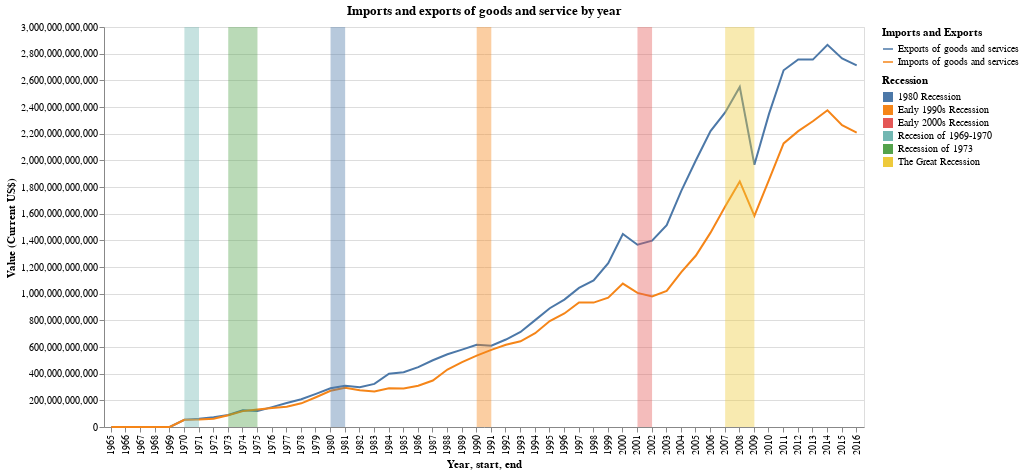

Notebook source saved alongside this figure:
### Code cell
tdmk = alt.Chart(df_melted).mark_line().encode(
    x='Year:O',
    y='Value (Current US$)',
    color=alt.Color('Imports and Exports', legend=alt.Legend(title='Imports and Exports'))
    #tooltip=['Item1', 'Item2', 'Item3', 'Item4']
).properties(
    title='Imports and exports of goods and service by year',
    width=760,
    height=400,
)#.interactive()

(tdmk + highlight).resolve_scale(color='independent')

### Figure 1 — Vega-Lite specification as saved in the notebook (floating-point values rounded to 4 significant figures)
{"config": {"view": {"continuousWidth": 400, "continuousHeight": 300}}, "layer": [{"data": {"name": "data-387a40ea843cc254ee539cbaeaed2f1e"}, "mark": "line", "encoding": {"color": {"type": "nominal", "field": "Imports and Exports", "legend": {"title": "Imports and Exports"}}, "x": {"type": "ordinal", "field": "Year"}, "y": {"type": "quantitative", "field": "Value (Current US$)"}}, "height": 400, "title": "Imports and exports of goods and service by year", "width": 760}, {"data": {"name": "data-f5cc22f93bf4d27ad69505d742025099"}, "mark": {"type": "rect", "fillOpacity": 0.4}, "encoding": {"color": {"type": "nominal", "field": "event", "legend": {"title": "Recession"}}, "x": {"type": "ordinal", "field": "start"}, "x2": {"field": "end"}}}], "resolve": {"scale": {"color": "independent"}}, "$schema": "https://vega.github.io/schema/vega-lite/v4.0.0.json", "datasets": {"data-387a40ea843cc254ee539cbaeaed2f1e": [{"Year": 1965, "Imports and Exports": "Exports of goods and services", "Value (Current US$)": 0.0}, {"Year": 1966, "Imports and Exports": "Exports of goods and services", "Value (Current US$)": 0.0}, {"Year": 1967, "Imports and Exports": "Exports of goods and services", "Value (Current US$)": 0.0}, {"Year": 1968, "Imports and Exports": "Exports of goods and services", "Value (Current US$)": 0.0}, {"Year": 1969, "Imports and Exports": "Exports of goods and services", "Value (Current US$)": 0.0}, {"Year": 1970, "Imports and Exports": "Exports of goods and services", "Value (Current US$)": 54510000000.0}, {"Year": 1971, "Imports and Exports": "Exports of goods and services", "Value (Current US$)": 61150000000.0}, {"Year": 1972, "Imports and Exports": "Exports of goods and services", "Value (Current US$)": 72850000000.0}, {"Year": 1973, "Imports and Exports": "Exports of goods and services", "Value (Current US$)": 89590000000.0}, {"Year": 1974, "Imports and Exports": "Exports of goods and services", "Value (Current US$)": 125500000000.0}, {"Year": 1975, "Imports and Exports": "Exports of goods and services", "Value (Current US$)": 120400000000.0}, {"Year": 1976, "Imports and Exports": "Exports of goods and services", "Value (Current US$)": 149100000000.0}, {"Year": 1977, "Imports and Exports": "Exports of goods and services", "Value (Current US$)": 179500000000.0}, {"Year": 1978, "Imports and Exports": "Exports of goods and services", "Value (Current US$)": 207700000000.0}, {"Year": 1979, "Imports and Exports": "Exports of goods and services", "Value (Current US$)": 248200000000.0}, {"Year": 1980, "Imports and Exports": "Exports of goods and services", "Value (Current US$)": 290700000000.0}, {"Year": 1981, "Imports and Exports": "Exports of goods and services", "Value (Current US$)": 310000000000.0}, {"Year": 1982, "Imports and Exports": "Exports of goods and services", "Value (Current US$)": 298700000000.0}, {"Year": 1983, "Imports and Exports": "Exports of goods and services", "Value (Current US$)": 323200000000.0}, {"Year": 1984, "Imports and Exports": "Exports of goods and services", "Value (Current US$)": 399300000000.0}, {"Year": 1985, "Imports and Exports": "Exports of goods and services", "Value (Current US$)": 410100000000.0}, {"Year": 1986, "Imports and Exports": "Exports of goods and services", "Value (Current US$)": 448600000000.0}, {"Year": 1987, "Imports and Exports": "Exports of goods and services", "Value (Current US$)": 500500000000.0}, {"Year": 1988, "Imports and Exports": "Exports of goods and services", "Value (Current US$)": 545800000000.0}, {"Year": 1989, "Imports and Exports": "Exports of goods and services", "Value (Current US$)": 580200000000.0}, {"Year": 1990, "Imports and Exports": "Exports of goods and services", "Value (Current US$)": 616100000000.0}, {"Year": 1991, "Imports and Exports": "Exports of goods and services", "Value (Current US$)": 609500000000.0}, {"Year": 1992, "Imports and Exports": "Exports of goods and services", "Value (Current US$)": 656100000000.0}, {"Year": 1993, "Imports and Exports": "Exports of goods and services", "Value (Current US$)": 713200000000.0}, {"Year": 1994, "Imports and Exports": "Exports of goods and services", "Value (Current US$)": 801800000000.0}, {"Year": 1995, "Imports and Exports": "Exports of goods and services", "Value (Current US$)": 890800000000.0}, {"Year": 1996, "Imports and Exports": "Exports of goods and services", "Value (Current US$)": 955700000000.0}, {"Year": 1997, "Imports and Exports": "Exports of goods and services", "Value (Current US$)": 1043000000000.0}, {"Year": 1998, "Imports and Exports": "Exports of goods and services", "Value (Current US$)": 1099000000000.0}, {"Year": 1999, "Imports and Exports": "Exports of goods and services", "Value (Current US$)": 1228000000000.0}, {"Year": 2000, "Imports and Exports": "Exports of goods and services", "Value (Current US$)": 1448000000000.0}, {"Year": 2001, "Imports and Exports": "Exports of goods and services", "Value (Current US$)": 1367000000000.0}, {"Year": 2002, "Imports and Exports": "Exports of goods and services", "Value (Current US$)": 1398000000000.0}, {"Year": 2003, "Imports and Exports": "Exports of goods and services", "Value (Current US$)": 1514000000000.0}, {"Year": 2004, "Imports and Exports": "Exports of goods and services", "Value (Current US$)": 1771000000000.0}, {"Year": 2005, "Imports and Exports": "Exports of goods and services", "Value (Current US$)": 2000000000000.0}, {"Year": 2006, "Imports and Exports": "Exports of goods and services", "Value (Current US$)": 2219000000000.0}, {"Year": 2007, "Imports and Exports": "Exports of goods and services", "Value (Current US$)": 2359000000000.0}, {"Year": 2008, "Imports and Exports": "Exports of goods and services", "Value (Current US$)": 2550000000000.0}, {"Year": 2009, "Imports and Exports": "Exports of goods and services", "Value (Current US$)": 1967000000000.0}, {"Year": 2010, "Imports and Exports": "Exports of goods and services", "Value (Current US$)": 2348000000000.0}, {"Year": 2011, "Imports and Exports": "Exports of goods and services", "Value (Current US$)": 2676000000000.0}, {"Year": 2012, "Imports and Exports": "Exports of goods and services", "Value (Current US$)": 2756000000000.0}, {"Year": 2013, "Imports and Exports": "Exports of goods and services", "Value (Current US$)": 2755000000000.0}, {"Year": 2014, "Imports and Exports": "Exports of goods and services", "Value (Current US$)": 2866000000000.0}, {"Year": 2015, "Imports and Exports": "Exports of goods and services", "Value (Current US$)": 2764000000000.0}, {"Year": 2016, "Imports and Exports": "Exports of goods and services", "Value (Current US$)": 2713000000000.0}, {"Year": 1965, "Imports and Exports": "Imports of goods and services", "Value (Current US$)": 0.0}, {"Year": 1966, "Imports and Exports": "Imports of goods and services", "Value (Current US$)": 0.0}, {"Year": 1967, "Imports and Exports": "Imports of goods and services", "Value (Current US$)": 0.0}, {"Year": 1968, "Imports and Exports": "Imports of goods and services", "Value (Current US$)": 0.0}, {"Year": 1969, "Imports and Exports": "Imports of goods and services", "Value (Current US$)": 0.0}, {"Year": 1970, "Imports and Exports": "Imports of goods and services", "Value (Current US$)": 53900000000.0}, {"Year": 1971, "Imports and Exports": "Imports of goods and services", "Value (Current US$)": 56110000000.0}, {"Year": 1972, "Imports and Exports": "Imports of goods and services", "Value (Current US$)": 62730000000.0}, {"Year": 1973, "Imports and Exports": "Imports of goods and services", "Value (Current US$)": 88450000000.0}, {"Year": 1974, "Imports and Exports": "Imports of goods and services", "Value (Current US$)": 119100000000.0}, {"Year": 1975, "Imports and Exports": "Imports of goods and services", "Value (Current US$)": 130400000000.0}, {"Year": 1976, "Imports and Exports": "Imports of goods and services", "Value (Current US$)": 142300000000.0}, {"Year": 1977, "Imports and Exports": "Imports of goods and services", "Value (Current US$)": 151900000000.0}, {"Year": 1978, "Imports and Exports": "Imports of goods and services", "Value (Current US$)": 177500000000.0}, {"Year": 1979, "Imports and Exports": "Imports of goods and services", "Value (Current US$)": 223300000000.0}, {"Year": 1980, "Imports and Exports": "Imports of goods and services", "Value (Current US$)": 271800000000.0}, {"Year": 1981, "Imports and Exports": "Imports of goods and services", "Value (Current US$)": 294300000000.0}, {"Year": 1982, "Imports and Exports": "Imports of goods and services", "Value (Current US$)": 275200000000.0}, {"Year": 1983, "Imports and Exports": "Imports of goods and services", "Value (Current US$)": 266000000000.0}, {"Year": 1984, "Imports and Exports": "Imports of goods and services", "Value (Current US$)": 291000000000.0}, {"Year": 1985, "Imports and Exports": "Imports of goods and services", "Value (Current US$)": 289000000000.0}, {"Year": 1986, "Imports and Exports": "Imports of goods and services", "Value (Current US$)": 310000000000.0}, {"Year": 1987, "Imports and Exports": "Imports of goods and services", "Value (Current US$)": 348900000000.0}, {"Year": 1988, "Imports and Exports": "Imports of goods and services", "Value (Current US$)": 431100000000.0}, {"Year": 1989, "Imports and Exports": "Imports of goods and services", "Value (Current US$)": 487100000000.0}, {"Year": 1990, "Imports and Exports": "Imports of goods and services", "Value (Current US$)": 535300000000.0}, {"Year": 1991, "Imports and Exports": "Imports of goods and services", "Value (Current US$)": 578300000000.0}, {"Year": 1992, "Imports and Exports": "Imports of goods and services", "Value (Current US$)": 616900000000.0}, {"Year": 1993, "Imports and Exports": "Imports of goods and services", "Value (Current US$)": 642900000000.0}, {"Year": 1994, "Imports and Exports": "Imports of goods and services", "Value (Current US$)": 703300000000.0}, {"Year": 1995, "Imports and Exports": "Imports of goods and services", "Value (Current US$)": 794400000000.0}, {"Year": 1996, "Imports and Exports": "Imports of goods and services", "Value (Current US$)": 851600000000.0}, {"Year": 1997, "Imports and Exports": "Imports of goods and services", "Value (Current US$)": 934500000000.0}, {"Year": 1998, "Imports and Exports": "Imports of goods and services", "Value (Current US$)": 933200000000.0}, {"Year": 1999, "Imports and Exports": "Imports of goods and services", "Value (Current US$)": 969900000000.0}, {"Year": 2000, "Imports and Exports": "Imports of goods and services", "Value (Current US$)": 1075000000000.0}, {"Year": 2001, "Imports and Exports": "Imports of goods and services", "Value (Current US$)": 1006000000000.0}, {"Year": 2002, "Imports and Exports": "Imports of goods and services", "Value (Current US$)": 978700000000.0}, {"Year": 2003, "Imports and Exports": "Imports of goods and services", "Value (Current US$)": 1020000000000.0}, {"Year": 2004, "Imports and Exports": "Imports of goods and services", "Value (Current US$)": 1162000000000.0}, {"Year": 2005, "Imports and Exports": "Imports of goods and services", "Value (Current US$)": 1286000000000.0}, {"Year": 2006, "Imports and Exports": "Imports of goods and services", "Value (Current US$)": 1458000000000.0}, {"Year": 2007, "Imports and Exports": "Imports of goods and services", "Value (Current US$)": 1654000000000.0}, {"Year": 2008, "Imports and Exports": "Imports of goods and services", "Value (Current US$)": 1842000000000.0}, {"Year": 2009, "Imports and Exports": "Imports of goods and services", "Value (Current US$)": 1583000000000.0}, {"Year": 2010, "Imports and Exports": "Imports of goods and services", "Value (Current US$)": 1854000000000.0}, {"Year": 2011, "Imports and Exports": "Imports of goods and services", "Value (Current US$)": 2127000000000.0}, {"Year": 2012, "Imports and Exports": "Imports of goods and services", "Value (Current US$)": 2219000000000.0}, {"Year": 2013, "Imports and Exports": "Imports of goods and services", "Value (Current US$)": 2293000000000.0}, {"Year": 2014, "Imports and Exports": "Imports of goods and services", "Value (Current US$)": 2376000000000.0}, {"Year": 2015, "Imports and Exports": "Imports of goods and services", "Value (Current US$)": 2264000000000.0}, {"Year": 2016, "Imports and Exports": "Imports of goods and services", "Value (Current US$)": 2208000000000.0}], "data-f5cc22f93bf4d27ad69505d742025099": [{"start": 1970, "end": 1971, "event": "Recesion of 1969-1970"}, {"start": 1973, "end": 1975, "event": "Recession of 1973"}, {"start": 1980, "end": 1981, "event": "1980 Recession"}, {"start": 1990, "end": 1991, "event": "Early 1990s Recession"}, {"start": 2001, "end": 2002, "event": "Early 2000s Recession"}, {"start": 2007, "end": 2009, "event": "The Great Recession"}]}}
